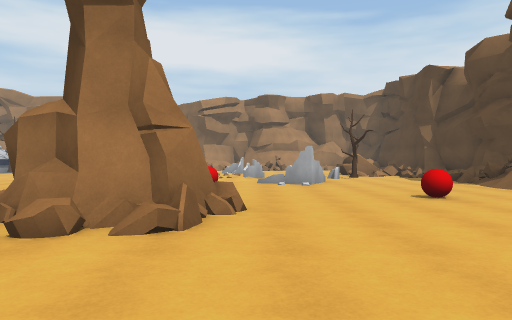
[1] (above)

24 first-person views from a walk through a scene from a Unity 3-D project. The camera is 1.3 m above the floor, looks level and sees 70° across. The floor is counted in squares, 2 m on a side. Each view is taken from the middle of a square. On the plan, view 1 faces up. The plan holds only what a view shows up to about 11 squares ahead; the rest is blank. The place goes on beyond the plan. Some animated figures are left out.

[2]
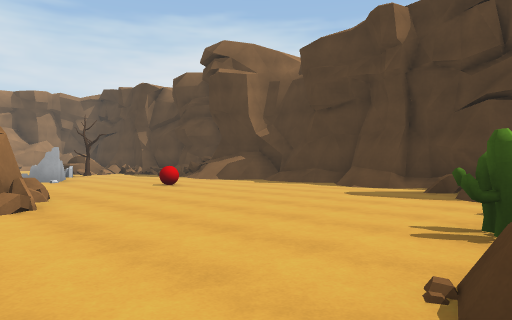

[3]
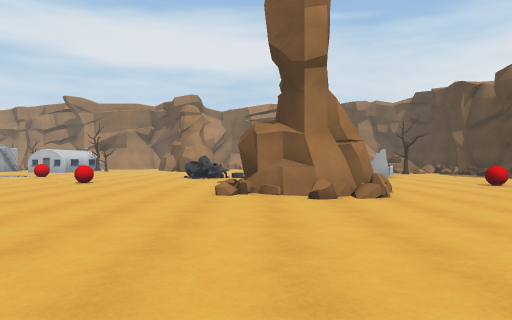

[4]
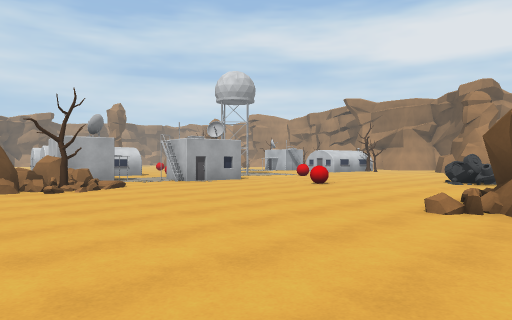

[5]
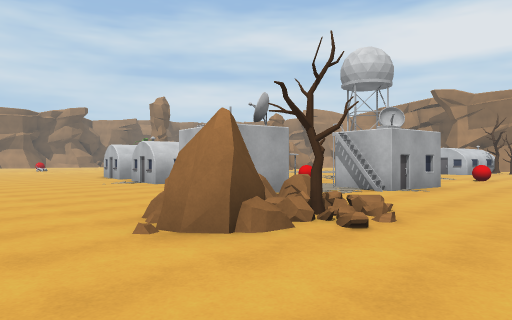

[6]
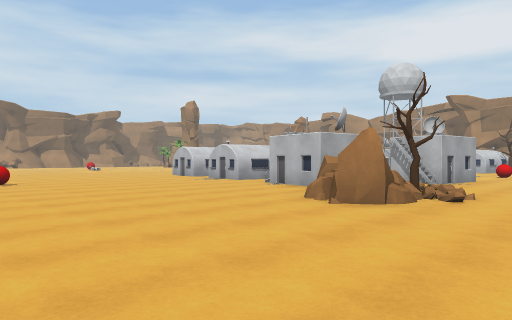

[7]
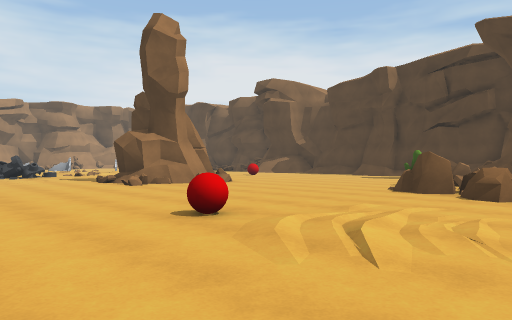

[8]
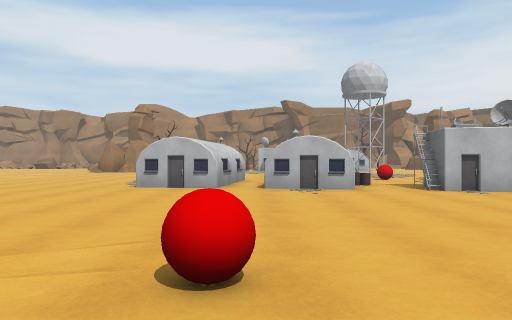

[9]
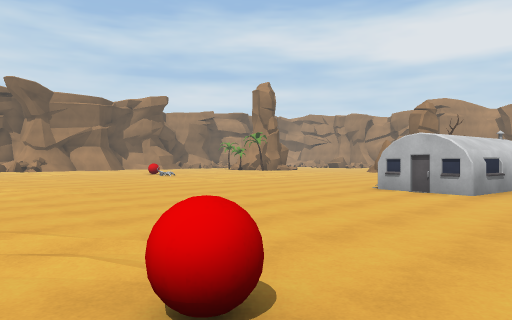

[10]
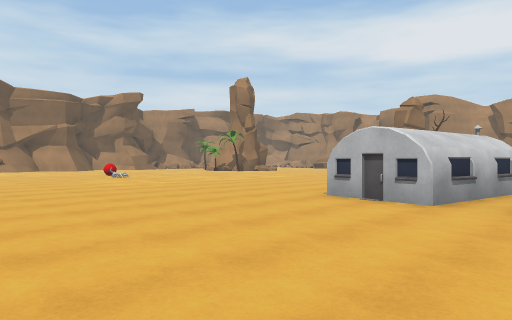

[11]
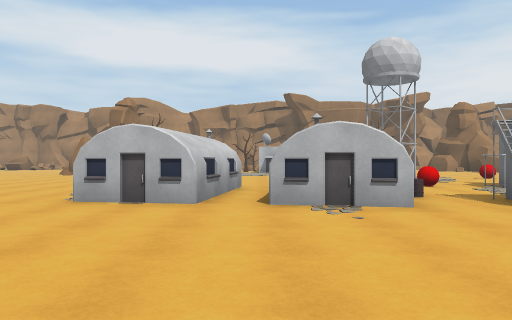

[12]
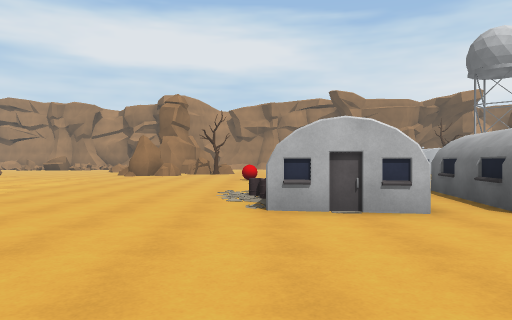

[13]
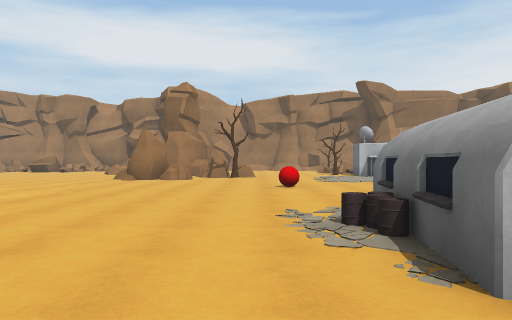

[14]
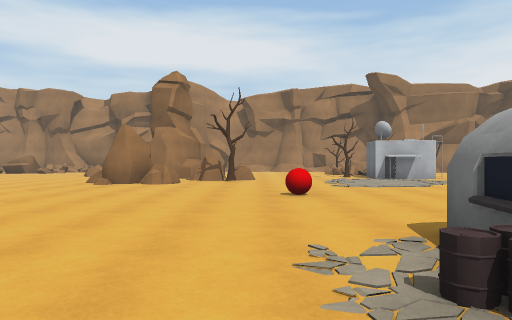

[15]
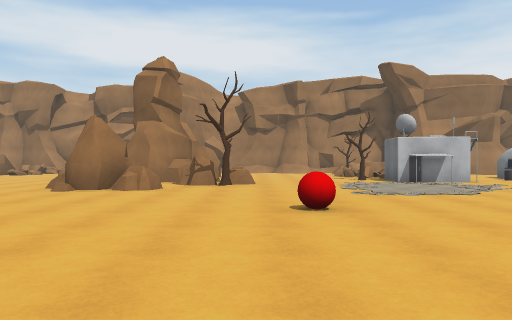

[16]
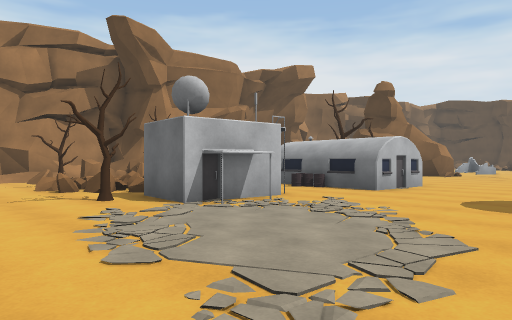

[17]
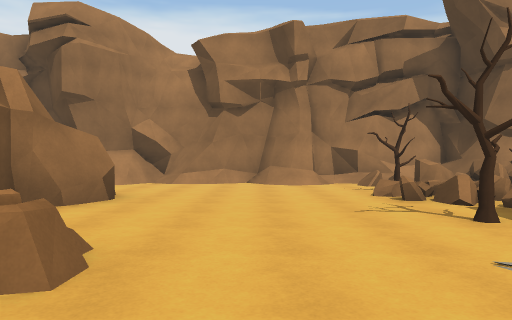

[18]
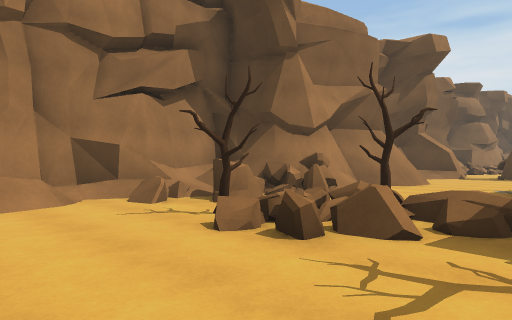

[19]
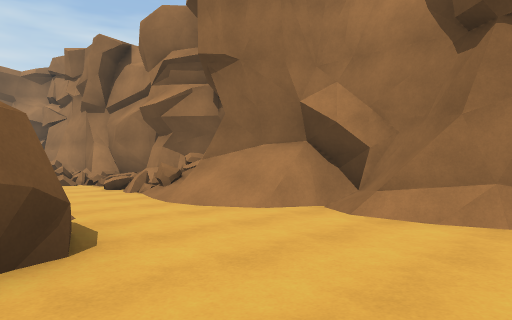

[20]
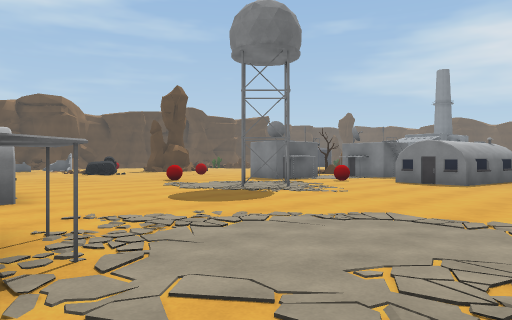

[21]
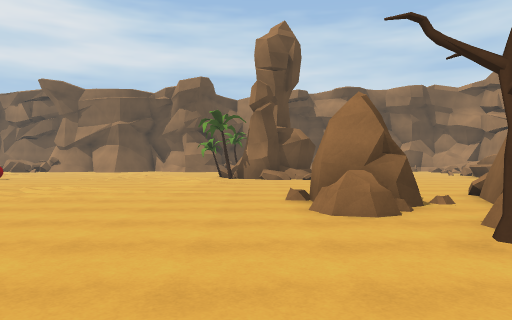

[22]
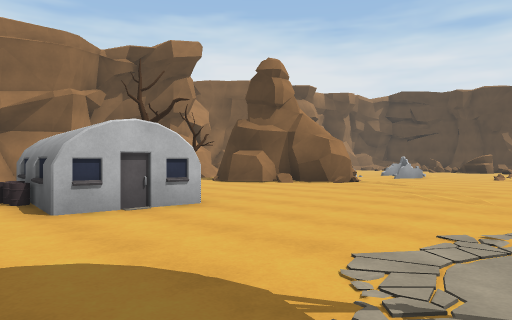

[23]
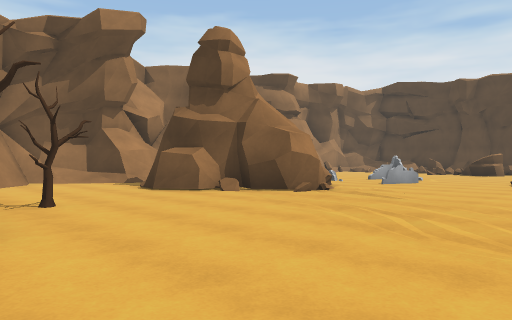

[24]
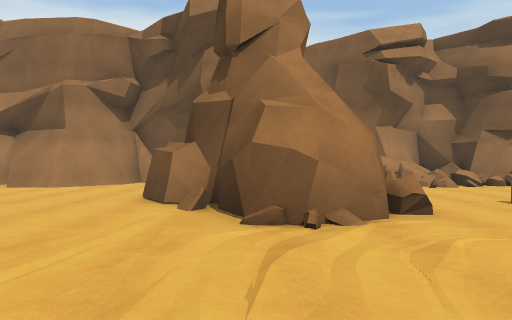

### Floor plan
Key: @ floor where view 1 was taken; # wall or solid block; x gap in a wall; . main floor; : floor 0.25 m higher than the main floor; + floor 0.5 m higher than the main floor; * floor 0.75 m higher than the main floor; / step, stairs or slope; = window, fence, low wall or low ledge; ^ raised ledge; B red ball; C cactus; R rock; U building; T tree; O other object.
Columns run from 32 left of view 1 to 7 right of it. Each row starts with its distance up from view 1.
 26    #
 25 ##### ########^#^     #
 24 =====#//##.#.x//^    ####   ####
 23 =....//......=^#######//#    #*##
 22    ...........===/.##/..#    #x=
 21        #..../T#..........    ...
 20        #...../=T  ......#   ...
 19 ..     #...../x.  UU....## ^.=
 18 ....    .....T   UU T...####..
 17   ...##^R....#UU..U T....##...
 16   .....RRR...UU...UU.........=.
 15   ... R.T.......................
 14 .....RR.......................//
 13 ............................./
 12 ./.......................
 11  /........B......##..B     ^      =.. =#
 10 .................##....  ..#=   .##...==
  9 .......................  ....  O....../
  8 .............................   ....../
  7 ...........UU....B.UUU..B....   ......
  6 ..   .....UUU.UU...#U........#  ...B..
  5       ....UUU.U U...U........###.......#
  4     .......UU.UU.# U.........=##.......#
  3     ...........U.UUU..........//.......#
  2    ................RRT:................#
  1   ..................RR.................#
  0   ...................R..........@....#=#
 -1   .........................B......C+x
 -2   ..../.........................RRC==
 -3       .......B............../..RRR =
 -4            .... ........ ......R
 -5              .       .. . ..   R

Positions as (right, up) in squares from view 1, and headings:
1: (0, 0), facing up
2: (-2, -2), facing up-right
3: (-3, -3), facing up
4: (-2, -1), facing up-left
5: (-8, -2), facing up-left
6: (-8, -5), facing up-left
7: (-8, -5), facing up-right
8: (-19, -5), facing up
9: (-18, -4), facing up-left
10: (-18, -2), facing up-left
11: (-19, -2), facing up
12: (-22, -1), facing up
13: (-23, 2), facing up
14: (-23, 4), facing up
15: (-23, 6), facing up
16: (-22, 12), facing up-right
17: (-22, 14), facing up
18: (-22, 18), facing up-right
19: (-22, 20), facing up-left
20: (-21, 17), facing down-right
21: (-21, 13), facing left
22: (-16, 11), facing up-right
23: (-13, 12), facing up-right
24: (-7, 13), facing up
